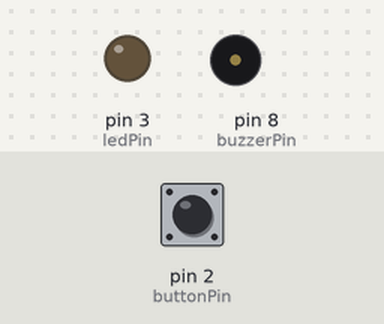
This sketch was run on a simulated Arduino Uno, built with avr-gcc and run on an emulated ATmega328P. Parts: output pins drawn as LEDs (lit = HIGH), buzzer (waves = sounding). Inputs (shaded band) come from the test bench; at power-on: pin 2 (buttonPin) HIGH. Random numbers use the default seed unless the sketch sets one; what the sketch prints to the serial monitor is not drawn.

Above: at 1.2 s.
1.3 s: pin 2 (buttonPin) pulled LOW for 0.15 s
At 4.0 s:
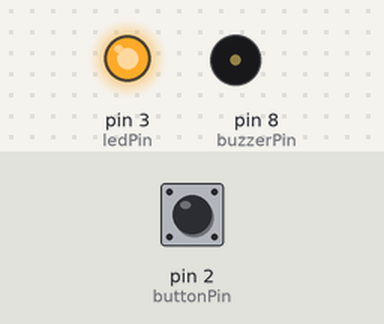
4.4 s: pin 2 (buttonPin) pulled LOW for 3.2 s
At 15.22 s:
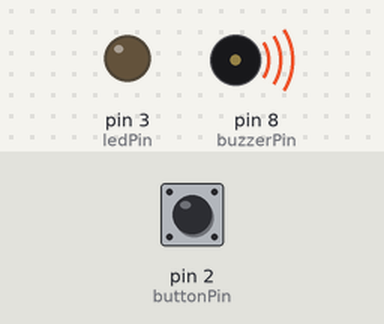
Timing chart, 0 to 16.8 s (numbered marks = the images above; inputs shaded):
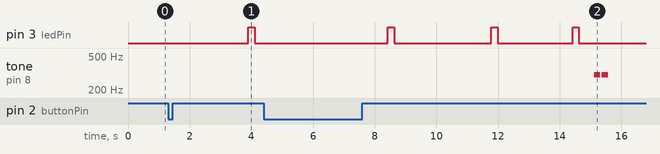

Measured:
- after the input at 1.3 s, pin 3 (ledPin): LOW → HIGH after 2.6 s, → LOW 0.20 s later

The sketch:

play-sketch_apr11a.ino
```cpp
const int ledPin = 3;
const int buzzerPin = 8;
const int buttonPin = 2;

bool roundActive = false;
unsigned long ledOnTime = 0;
const unsigned long reactionWindow = 200; // 0.2 秒
int roundCount = 0;
int successCount = 0;

void setup() {
  pinMode(ledPin, OUTPUT);
  pinMode(buzzerPin, OUTPUT);
  pinMode(buttonPin, INPUT_PULLUP);
  Serial.begin(9600);
  Serial.println("按下按鈕開始遊戲！");
}

void loop() {
  if (!roundActive && digitalRead(buttonPin) == LOW) {
    delay(300); // 去彈跳
    startGame();
  }

  if (roundActive) {
    if (digitalRead(buttonPin) == LOW) {
      unsigned long reactionTime = millis() - ledOnTime;
      if (reactionTime <= reactionWindow) {
        successCount++;
        Serial.println("✅ 快速反應成功！");
      } else {
        Serial.println("❌ 太慢了！");
      }
      roundCount++;
      digitalWrite(ledPin, LOW);
      delay(500);
      nextRound();
    } else if (millis() - ledOnTime > reactionWindow) {
      Serial.println("⌛ 超時！");
      roundCount++;
      digitalWrite(ledPin, LOW);
      delay(500);
      nextRound();
    }
  }
}

void startGame() {
  Serial.println("🎮 遊戲開始！");
  roundCount = 0;
  successCount = 0;
  delay(500);
  nextRound();
}

void nextRound() {
  if (roundCount >= 5) {
    endGame();
    return;
  }

  delay(random(1000, 3000)); // 等待時間
  digitalWrite(ledPin, HIGH);
  ledOnTime = millis();
  roundActive = true;
}

void endGame() {
  roundActive = false;
  Serial.print("🎯 成功次數：");
  Serial.println(successCount);

  if (successCount >= 3) {
    Serial.println("🎉 恭喜你成功通過本局！");
    playMarioWinTone();
  } else {
    Serial.println("💀 很遺憾，挑戰失敗！");
    failTone();
  }

  Serial.println("按下按鈕重新開始。");
}

// 🎵 馬力歐勝利音效
void playMarioWinTone() {
  tone(buzzerPin, 660, 100); delay(150);
  tone(buzzerPin, 660, 100); delay(300);
  tone(buzzerPin, 660, 100); delay(300);
  tone(buzzerPin, 510, 100); delay(100);
  tone(buzzerPin, 660, 100); delay(300);
  tone(buzzerPin, 770, 100); delay(550);
  tone(buzzerPin, 380, 100); delay(575);
  noTone(buzzerPin);
}

// 💀 失敗音效
void failTone() {
  for (int i = 0; i < 2; i++) {
    tone(buzzerPin, 300, 200);
    delay(250);
  }
  noTone(buzzerPin);
}
```
